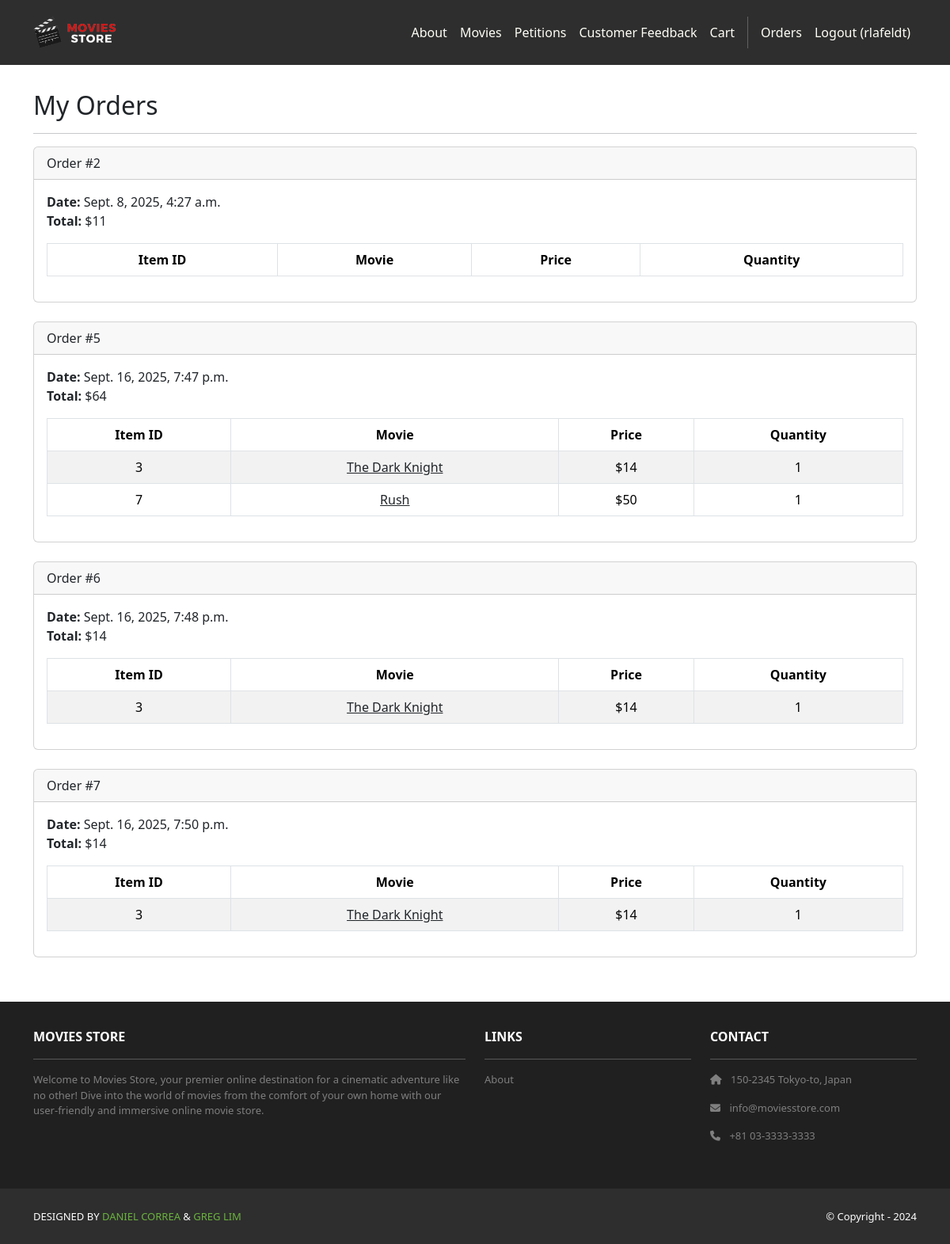
The page /accounts/orders/ (signed in) on the database its author committed.
### cart/models.py (models this page shows, shortened)
class Order(models.Model):
    id = models.AutoField(primary_key=True)
    total = models.IntegerField()
    date = models.DateTimeField(auto_now_add=True)
    user = models.ForeignKey(User, on_delete=models.CASCADE)

class Item(models.Model):
    id = models.AutoField(primary_key=True)
    price = models.IntegerField()
    quantity = models.IntegerField()
    order = models.ForeignKey(Order, on_delete=models.CASCADE)
    movie = models.ForeignKey(Movie, on_delete=models.CASCADE)

### movies/models.py (models this page shows, shortened)
class Movie(models.Model):
    id = models.AutoField(primary_key=True)
    name = models.CharField(max_length=255)
    price = models.IntegerField()
    description = models.TextField()
    image = models.ImageField(upload_to='movie_images/')

### accounts/views.py (the view)
# urls.py: path('orders/', views.orders, name='accounts.orders'),
@login_required
def orders(request):
    template_data = {}
    template_data['title'] = 'Orders'
    template_data['orders'] = request.user.order_set.all()
    return render(request, 'accounts/orders.html', {'template_data': template_data})

### accounts/templates/accounts/orders.html
{% extends 'base.html' %}
{% block content %}
<div class="p-3">
  <div class="container">
    <div class="row mt-3">
      <div class="col mx-auto mb-3">
        <h2>My Orders</h2>
        <hr />
        {% for order in template_data.orders %}
        <div class="card mb-4">
          <div class="card-header">
            Order #{{ order.id }}
          </div>
          <div class="card-body">
            <b>Date:</b> {{ order.date }}<br />
            <b>Total:</b> ${{ order.total }}<br />
            <table class="table table-bordered table-striped text-center mt-3">
              <thead>
                <tr>
                  <th scope="col">Item ID</th>
                  <th scope="col">Movie</th>
                  <th scope="col">Price</th>
                  <th scope="col">Quantity</th>
                </tr>
              </thead>
              <tbody>
                {% for item in order.item_set.all %}
                <tr>
                  <td>{{ item.movie.id }}</td>
                  <td>
                    <a class="link-dark" href="{% url 'movies.show' id=item.movie.id %}">
                      {{ item.movie.name }}
                    </a>
                  </td>
                  <td>${{ item.movie.price }}</td>
                  <td>{{ item.quantity }}</td>
                </tr>
                {% endfor %}
              </tbody>
            </table>
          </div>
        </div>
        {% endfor %}
      </div>
    </div>
  </div>
</div>
{% endblock content %}

### moviesstore/templates/base.html (shortened to what this page needs)
<!DOCTYPE html>
<html>
  {% load static %}
  <head>
    <link href="https://cdn.jsdelivr.net/npm/bootstrap@5.3.3/dist/css/bootstrap.min.css" rel="stylesheet">
    <link rel="stylesheet" href="https://cdnjs.cloudflare.com/ajax/libs/font-awesome/6.1.1/css/all.min.css">
    <link rel="stylesheet" type="text/css" href="{% static 'css/style.css' %}">
  </head>
  <body>
    <nav class="p-3 navbar navbar-dark bg-dark navbar-expand-lg">
      <div class="container">
        <a class="navbar-brand" href="{% url 'home.index' %}">
          <img src="{% static 'img/logo.png' %}" alt="logo" height="40" />
        </a>
        <div class="collapse navbar-collapse" id="navbarNavAltMarkup">
          <div class="navbar-nav ms-auto navbar-ml">
            <a class="nav-link" href="{% url 'home.about' %}">About</a>
            <a class="nav-link" href="{% url 'movies.index' %}">Movies</a>
            <a class="nav-link" href="{% url 'petition_list' %}">Petitions</a>
            <a class="nav-link" href="{% url 'cart.feedback_list' %}">Customer Feedback</a>
            <a class="nav-link" href="{% url 'cart.index' %}">Cart</a>
            {% if user.is_authenticated %}
            <a class="nav-link" href="{% url 'accounts.orders' %}">Orders</a>
            <a class="nav-link" href="{% url 'accounts.logout' %}">Logout ({{ user.username }})</a>
            {% else %}
            <a class="nav-link" href="{% url 'accounts.login' %}">Login</a>
            <a class="nav-link" href="{% url 'accounts.signup' %}">Sign Up</a>
            {% endif %}
          </div>
        </div>
      </div>
    </nav>
    <div>
      {% block content %}
      {% endblock content %}
    </div>
    <section class="p-3 ms-footer d-none d-md-block">
      <div class="container">
        <div class="row mt-3 text-white">
          <div class="col-md-6 col-lg-6 col-xl-6 mx-auto mb-4">
            <b>MOVIES STORE</b>
            <hr />
            <p>Welcome to Movies Store, your premier online destination for a cinematic
              adventure like no other! Dive into the world of movies from the comfort of your own home with our user-friendly
              and immersive online movie store.</p>
          </div>
          <div class="col-md-3 col-lg-3 col-xl-3 mx-auto mb-4">
            <b>LINKS</b>
            <hr />
            <p><a class="nav-link" href="{% url 'home.about' %}">About</a></p>
          </div>
          <div class="col-md-3 col-lg-3 col-xl-3 mx-auto mb-4">
            <b>CONTACT</b>
            <hr />
            <p><i class="fas fa-home me-2"></i> 150-2345 Tokyo-to, Japan</p>
            <p><i class="fas fa-envelope me-2"></i> info@moviesstore.com</p>
            <p><i class="fas fa-phone me-2"></i> +81 03-3333-3333</p>
          </div>
        </div>
      </div>
    </section>
    <section class="p-3 ms-footer-bottom bg-dark">
      <div class="container d-flex justify-content-between">
        <div class="me-5 text-white">
          <span>DESIGNED BY <a href="https://www.x.com/danielgarax" target="_blank">DANIEL CORREA</a> &
            <a href="https://www.x.com/greglim81" target="_blank">GREG LIM</a>
          </span>
        </div>
        <div class="text-white">
          <span>© Copyright - 2024</span>
        </div>
      </div>
    </section>
  </body>
</html>

### moviesstore/static/css/style.css (style rules this page uses)
.navbar a.nav-link { color: #FFFEF6 !important; }
.bg-dark { background-color: #2E2E2E !important; }
.ms-footer { background-color: #202020; }
.ms-footer p { color: #7F7F7F; font-size: 13px; }
.ms-footer-bottom span { font-size: 13px; line-height: 38px; }
.ms-footer-bottom a { color: #6ab43e; text-decoration: none; }

### rows shown on the page
Order: id "2", date "Sept. 8, 2025, 4:27 a.m.", total "11"
Order: id "5", date "Sept. 16, 2025, 7:47 p.m.", total "64"
Item: movie.id "3", movie.name "The Dark Knight", movie.price "14", quantity "1"
Item: movie.id "7", movie.name "Rush", movie.price "50", quantity "1"
Order: id "6", date "Sept. 16, 2025, 7:48 p.m.", total "14"
Item: movie.id "3", movie.name "The Dark Knight", movie.price "14", quantity "1"
Order: id "7", date "Sept. 16, 2025, 7:50 p.m.", total "14"
Item: movie.id "3", movie.name "The Dark Knight", movie.price "14", quantity "1"

### other values the page prints
{{ user.username }} "rlafeldt"
